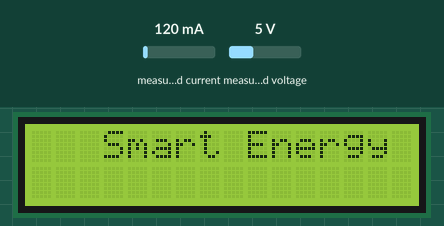
Simulated run of this sketch. Board: ESP32. On the bench: 16×2 character LCD. Inputs (shaded band) come from the test bench; at power-on: measured voltage 5 V, measured current 120 mA. WiFi joins after 1.5 s; servers stay silent unless stated; what the sketch prints to the serial monitor is not drawn.

Above: at 1.9 s.
At 12.6 s:
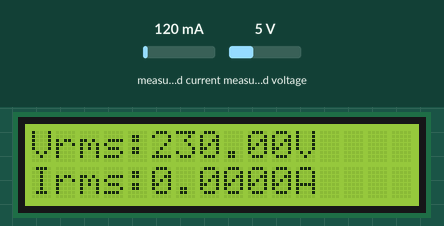
12.7 s: measured voltage set to 0.3 V
At 24.2 s:
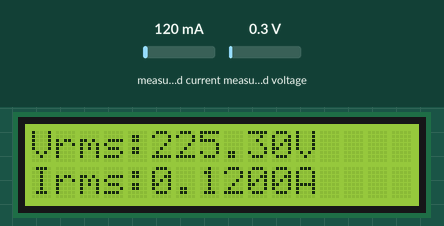
26.7 s: measured voltage set to 3.8 V
At 35.5 s:
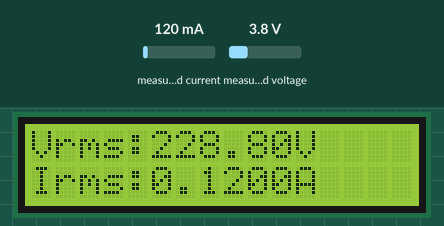
39.1 s: measured voltage set to 7.5 V
At 46.7 s:
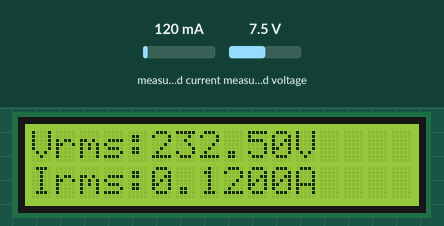
Timing chart, 0 to 48.2 s (numbered marks = the images above; inputs shaded):
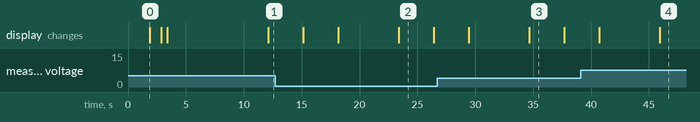

The sketch:

project.ino
```cpp
//#include <LiquidCrystal.h>
#include <LiquidCrystal_I2C.h>
//LiquidCrystal lcd(13, 12, 14, 27, 26, 25);
#define BLYNK_PRINT Serial
#include "EmonLib.h"
#include <WiFi.h>
#include <WiFiClient.h>
#include <BlynkSimpleEsp32.h>
LiquidCrystal_I2C lcd(0x3F, 16, 2);
EnergyMonitor emon;
#define vCalibration 83.3   //
#define currCalibration 0.50  //
BlynkTimer timer;
char auth[] = "tXVq_VqvrHFbHZEHm5OtX6Q3nLj8c0FR"; //Your auth token from email
char ssid[] = "Khalid";    //Type your WiFi name
char pass[] = "12345678";    //Type your WiFi password
float pwr;
float Tpwr;
float sval;
float ival;
float kWh = 0;
float cost = 0;
unsigned long lastmillis = millis();//
void myTimerEvent()
{
  float irmsReading = IrmsSensor();
  float pwrReading = PowerSensor();
  emon.calcVI(20, 2000);
  kWh = kWh + pwrReading * (millis() - lastmillis)/ 3600000000.0 ;  // Convert milli second to hour divided by 3600000, And divided by 1000 to convert watt to killo watt
  cost = kWh*0.18;
  yield();
  lcd.clear();
  lcd.setCursor(0, 0);
  lcd.print("Vrms:");
  Serial.print("Vrms: ");
  Serial.println(emon.Vrms, 2);
  Serial.print("Time: ");
  Serial.println(millis());
  Serial.print("Irms: ");
  Serial.println(irmsReading, 4);
  Serial.print("Power: ");
  Serial.println(pwrReading);
  Serial.print("Cost: ");
  Serial.println(cost);
  lcd.print(emon.Vrms, 2);
  lcd.print("V");
  lcd.setCursor(0, 1);
  lcd.print("Irms:");
  lcd.print(irmsReading, 4);
  lcd.print("A");
  delay(3000);
  lcd.clear();
  lcd.setCursor(0, 0);
  lcd.print("Power:");
  lcd.print(pwrReading, 4);
  lcd.print("W");
  lcd.setCursor(0, 1);
  lcd.print("kWh:");
  lcd.print(kWh, 4);
  lcd.print("W");
   delay(3000);
   lcd.clear();
   lcd.setCursor(0, 0);
  lcd.print("cost:");
  lcd.print(cost, 4);
  lcd.print("R");
  lastmillis = millis();
  Blynk.virtualWrite(V0, emon.Vrms);
  Blynk.virtualWrite(V1, pwrReading);
  Blynk.virtualWrite(V2, irmsReading);
  Blynk.virtualWrite(V3, kWh);
  Blynk.virtualWrite(V4, cost);
}
void setup()
{
//  lcd.begin(16, 2);
  //lcd.init();
  Serial.begin(115200);
  lcd.begin();
  lcd.backlight();
   Blynk.begin(auth, ssid, pass,"Blynk.cloud",80);
  emon.voltage(35, vCalibration, 1.7); // Voltage: input pin, calibration, phase_shift
  emon.current(34, currCalibration);    // Current: input pin, calibration.
  timer.setInterval(5000L, myTimerEvent);
  lcd.setCursor(3, 0);
  lcd.print("Smart Energy");
  delay(1000);
  lcd.setCursor(5, 1);
  lcd.print("Monitor");
  delay(500);
  lcd.clear();
}
void loop()
{
  Blynk.run();
  timer.run();
}
float PowerSensor(){
int i;
pwr = 0;
Tpwr = Tpwr + 0;
for (i = 0; i < 5; i++){
  pwr = emon.apparentPower;
  Tpwr = Tpwr + pwr;
  delay (500);
  Blynk.run();
  }
   return (Tpwr/5);
}
 // Read sensor level
  float IrmsSensor(){
  int i;
  sval = 0;
  ival = 0;
  for (i = 0; i < 5; i++){
    ival = emon.Irms;
    sval = sval + ival;
    delay (500);
    Blynk.run();
     if (sval>3)
     {
    return (sval+4.5);
  }
  }
  return (sval/5);
  }
```

Measured:
- what the display in image 0 shows lasts 1.0 s, from 1.9 s to 2.9 s
- what the display in image 2 shows lasts 3.0 s, from 23.4 s to 26.4 s
